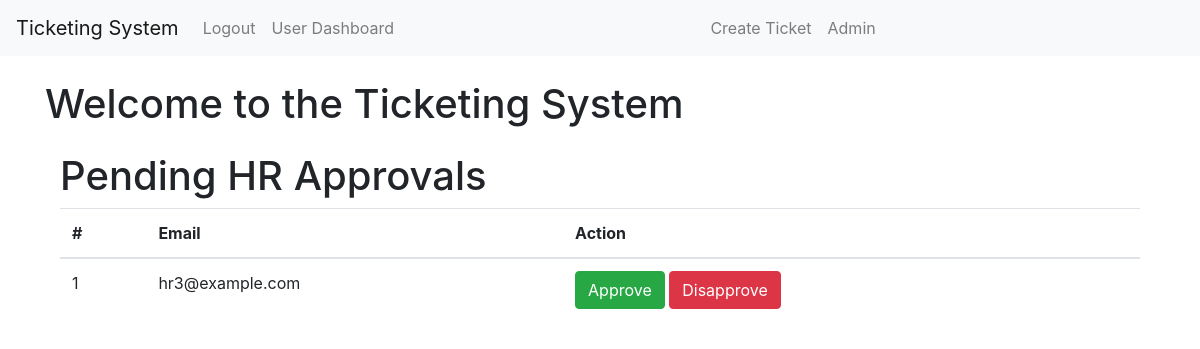
Page /admin/hr_approvals (signed in) on the earlier database version.
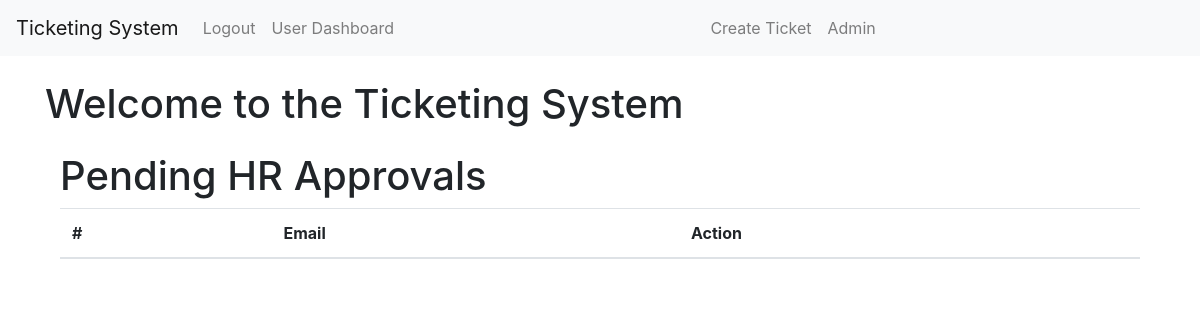
Same page on the later database version.
### app/models.py (models this page shows, shortened)
class User(UserMixin, db.Model):
    id = db.Column(db.Integer, primary_key=True)
    email = db.Column(db.String(100), unique=True, nullable=False)
    password_hash = db.Column(db.String(128))
    is_hr = db.Column(db.Boolean, default=False)
    is_admin = db.Column(db.Boolean, default=False)
    is_approved = db.Column(db.Boolean, default=False)

### app/__init__.py (the view)
    @app.route('/admin/hr_approvals')
    @login_required
    def hr_approvals():
        if not current_user.is_admin:
            return redirect(url_for('index'))
        pending_hr_users = User.query.filter_by(is_hr=True, is_approved=False).all()
        return render_template('admin/hr_approvals.html', users=pending_hr_users)

### app/__init__.py (called while the page is built)
@login_manager.user_loader
def load_user(user_id):
    return User.query.get(int(user_id))

### app/templates/admin/hr_approvals.html (shortened to what this page needs)
{% extends 'base.html' %}
{% block content %}
<div class="container mt-4">
        <h1>Pending HR Approvals</h1>
        <table class="table">
            <thead>
                <tr>
                    <th>#</th>
                    <th>Email</th>
                    <th>Action</th>
                </tr>
            </thead>
            <tbody>
                {% for user in users %}
                <tr>
                    <td>{{ loop.index }}</td>
                    <td>{{ user.email }}</td>
                    <td>
                        <form action="{{ url_for('approve_hr', user_id=user.id) }}" method="post" style="display: inline-block;">
                            <button type="submit" class="btn btn-success">Approve</button>
                        </form>
                        <form action="{{ url_for('disapprove_hr', user_id=user.id) }}" method="post" style="display: inline-block;">
                            <button type="submit" class="btn btn-danger">Disapprove</button>
                        </form>
                    </td>
                </tr>
                {% endfor %}
            </tbody>
        </table>
    </div>
{% endblock %}

Differences in the rows shown:
no longer on this page (row edited): User: email "hr3@example.com"
